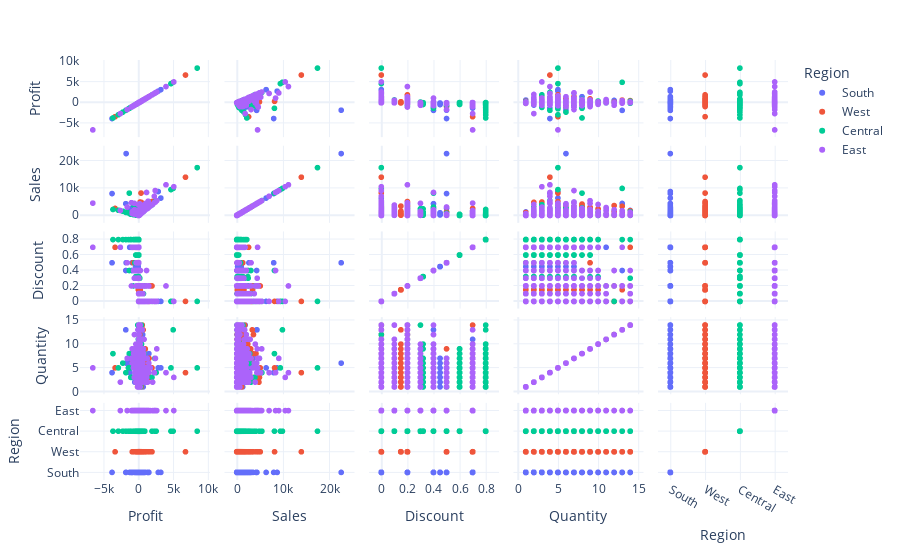

Notebook source saved alongside this figure:
### Code cell
px.scatter_matrix(super_df[['Profit','Sales','Discount','Quantity','Region']],color="Region")

### Figure 1 — Plotly figure (JSON) as saved in the notebook; plotly's stock layout.template omitted (floating-point values rounded to 4 significant figures; data arrays with more than 128 entries replaced by an {"elided": "..."} marker saying what was removed)
{"data": [{"dimensions": [{"axis": {"matches": true}, "label": "Profit", "values": {"elided": "1620 float values"}}, {"axis": {"matches": true}, "label": "Sales", "values": {"elided": "1620 float values"}}, {"axis": {"matches": true}, "label": "Discount", "values": {"elided": "1620 float values"}}, {"axis": {"matches": true}, "label": "Quantity", "values": {"elided": "1620 int values"}}, {"axis": {"matches": true}, "label": "Region", "values": {"elided": "1620 str values"}}], "hovertemplate": "Region=South<br>%{xaxis.title.text}=%{x}<br>%{yaxis.title.text}=%{y}<extra></extra>", "legendgroup": "South", "marker": {"color": "#636efa", "symbol": "circle"}, "name": "South", "showlegend": true, "type": "splom"}, {"dimensions": [{"axis": {"matches": true}, "label": "Profit", "values": {"elided": "3203 float values"}}, {"axis": {"matches": true}, "label": "Sales", "values": {"elided": "3203 float values"}}, {"axis": {"matches": true}, "label": "Discount", "values": {"elided": "3203 float values"}}, {"axis": {"matches": true}, "label": "Quantity", "values": {"elided": "3203 int values"}}, {"axis": {"matches": true}, "label": "Region", "values": {"elided": "3203 str values"}}], "hovertemplate": "Region=West<br>%{xaxis.title.text}=%{x}<br>%{yaxis.title.text}=%{y}<extra></extra>", "legendgroup": "West", "marker": {"color": "#EF553B", "symbol": "circle"}, "name": "West", "showlegend": true, "type": "splom"}, {"dimensions": [{"axis": {"matches": true}, "label": "Profit", "values": {"elided": "2323 float values"}}, {"axis": {"matches": true}, "label": "Sales", "values": {"elided": "2323 float values"}}, {"axis": {"matches": true}, "label": "Discount", "values": {"elided": "2323 float values"}}, {"axis": {"matches": true}, "label": "Quantity", "values": {"elided": "2323 int values"}}, {"axis": {"matches": true}, "label": "Region", "values": {"elided": "2323 str values"}}], "hovertemplate": "Region=Central<br>%{xaxis.title.text}=%{x}<br>%{yaxis.title.text}=%{y}<extra></extra>", "legendgroup": "Central", "marker": {"color": "#00cc96", "symbol": "circle"}, "name": "Central", "showlegend": true, "type": "splom"}, {"dimensions": [{"axis": {"matches": true}, "label": "Profit", "values": {"elided": "2848 float values"}}, {"axis": {"matches": true}, "label": "Sales", "values": {"elided": "2848 float values"}}, {"axis": {"matches": true}, "label": "Discount", "values": {"elided": "2848 float values"}}, {"axis": {"matches": true}, "label": "Quantity", "values": {"elided": "2848 int values"}}, {"axis": {"matches": true}, "label": "Region", "values": {"elided": "2848 str values"}}], "hovertemplate": "Region=East<br>%{xaxis.title.text}=%{x}<br>%{yaxis.title.text}=%{y}<extra></extra>", "legendgroup": "East", "marker": {"color": "#ab63fa", "symbol": "circle"}, "name": "East", "showlegend": true, "type": "splom"}], "layout": {"dragmode": "select", "legend": {"title": {"text": "Region"}, "tracegroupgap": 0}, "margin": {"t": 60}}}
